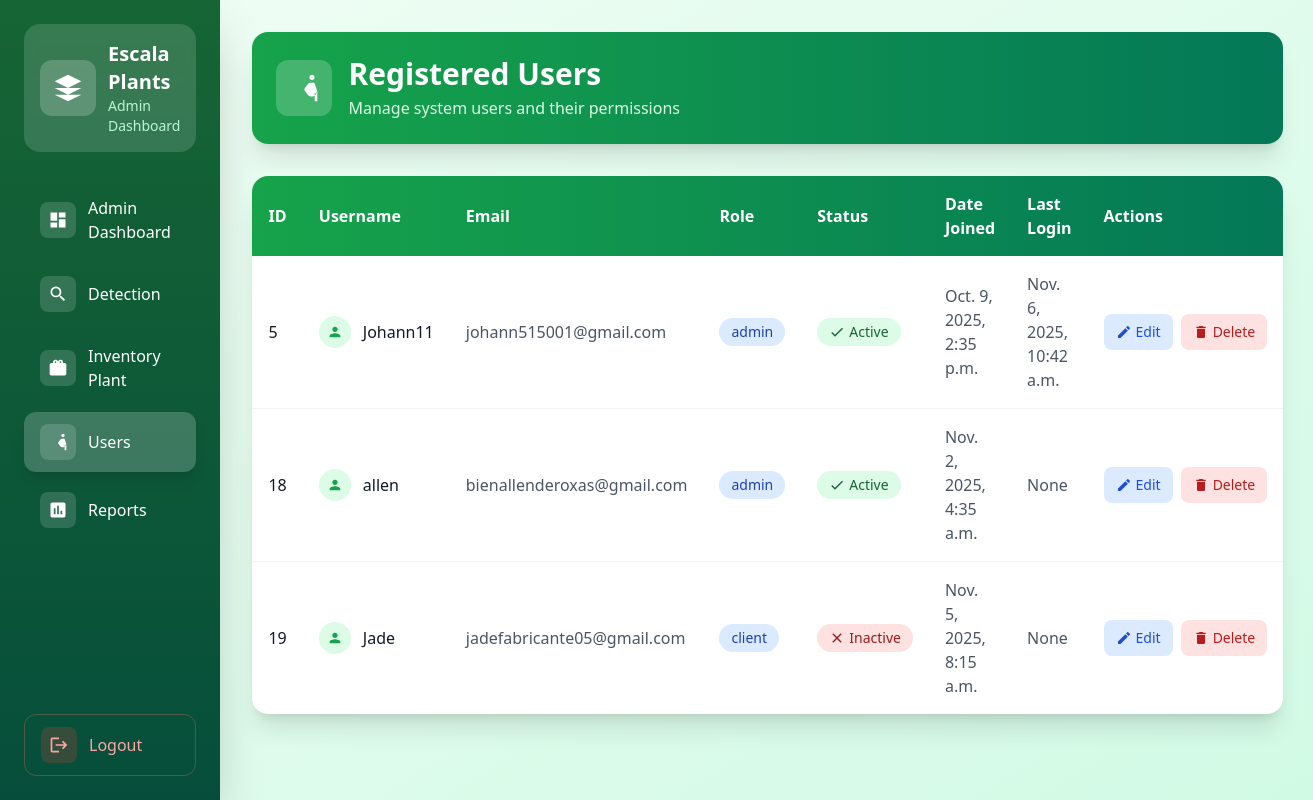
Before: /users/ with the older database file.
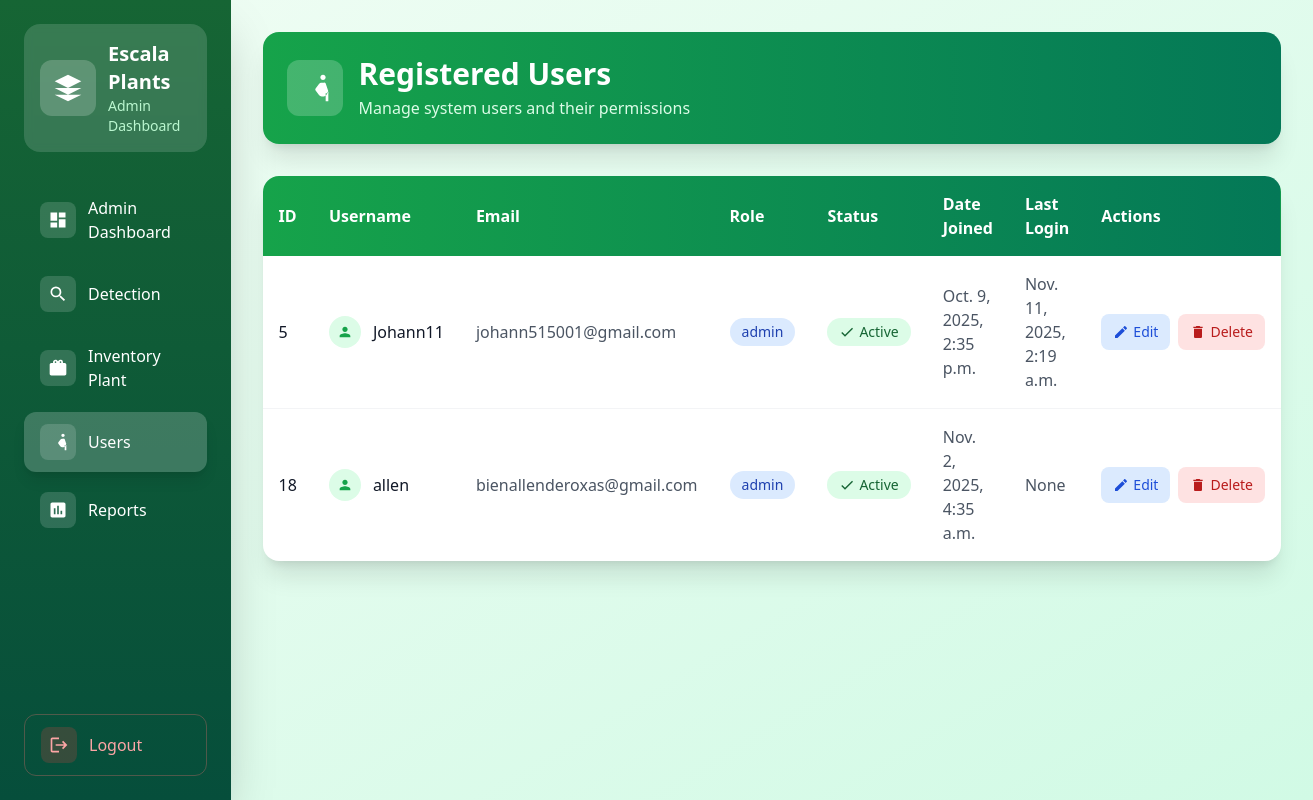
After: the same page with the newer database file.
### dashboard/models.py (models this page shows)
class CustomUser(AbstractUser):
    ROLE_CHOICES = (
        ('admin', 'Admin'),
        ('client', 'Client'),
    )
    email = models.EmailField(unique=True)  # Make email required and unique
    role = models.CharField(max_length=10, choices=ROLE_CHOICES, default='client')
    USERNAME_FIELD = 'email'  # Use email for authentication
    REQUIRED_FIELDS = ['username']  # Keep username but not required for login

### dashboard/views.py (the view)
# urls.py: path('users/', user_list, name='user_list'),
def user_list(request):
    if request.method == "POST" and "delete_user_id" in request.POST:
        user_id = request.POST["delete_user_id"]
        user = get_object_or_404(CustomUser, id=user_id)
        user.delete()
        messages.success(request, "User deleted successfully!")
        return redirect("user_list")
    users = CustomUser.objects.all()
    return render(request, "dashboard/user_list.html", {"users": users})

### dashboard/templates/dashboard/user_list.html (shortened to what this page needs)
{% load static %}
<!DOCTYPE html>
<html lang="en">
<head>
  <script src="https://cdn.tailwindcss.com"></script>
</head>
<body class="bg-gradient-to-br from-green-50 to-emerald-100 min-h-screen">
<div class="flex flex-col lg:flex-row min-h-screen">
  <aside id="sidebar" class="bg-gradient-to-b from-green-800 to-emerald-900 text-white w-full lg:w-80 h-auto lg:h-screen p-6 flex-col justify-between hidden lg:flex shadow-2xl">
    <div>
      <div class="bg-white bg-opacity-15 rounded-2xl p-4 mb-8 backdrop-blur-sm">
        <div class="flex items-center space-x-3">
          <div class="bg-white bg-opacity-20 p-3 rounded-xl">
            <svg class="w-8 h-8 text-white" fill="currentColor" viewBox="0 0 24 24">
              <path d="M12 2L2 7l10 5 10-5-10-5zM2 17l10 5 10-5M2 12l10 5 10-5"/>
            </svg>
          </div>
          <div>
            <h1 class="text-xl font-bold">Escala Plants</h1>
            <p class="text-green-200 text-sm">Admin Dashboard</p>
          </div>
        </div>
      </div>
      <nav class="space-y-2">
        <a href="{% url 'admin_dashboard' %}" class="flex items-center py-3 px-4 rounded-xl transition-all duration-200 {% if request.path == '/admin_dashboard/' %}bg-white bg-opacity-20 shadow-lg{% else %}hover:bg-white hover:bg-opacity-10{% endif %}">
          <div class="bg-white bg-opacity-15 p-2 rounded-lg mr-3">
            <svg class="w-5 h-5" fill="currentColor" viewBox="0 0 24 24">
              <path d="M3 13h8V3H3v10zm0 8h8v-6H3v6zm10 0h8V11h-8v10zm0-18v6h8V3h-8z"/>
            </svg>
          </div>
          <span class="font-medium">Admin Dashboard</span>
        </a>
        <a href="{% url 'detector' %}" class="flex items-center py-3 px-4 rounded-xl transition-all duration-200 {% if request.path == '/detector/' %}bg-white bg-opacity-20 shadow-lg{% else %}hover:bg-white hover:bg-opacity-10{% endif %}">
          <div class="bg-white bg-opacity-15 p-2 rounded-lg mr-3">
            <svg class="w-5 h-5" fill="currentColor" viewBox="0 0 24 24">
              <path d="M9.5 3A6.5 6.5 0 0 1 16 9.5c0 1.61-.59 3.09-1.56 4.23l.27.27h.79l5 5-1.5 1.5-5-5v-.79l-.27-.27A6.516 6.516 0 0 1 9.5 16 6.5 6.5 0 0 1 3 9.5 6.5 6.5 0 0 1 9.5 3m0 2C7 5 5 7 5 9.5S7 14 9.5 14 14 12 14 9.5 12 5 9.5 5z"/>
            </svg>
          </div>
          <span class="font-medium">Detection</span>
        </a>
        <a href="{% url 'inventory' %}" class="flex items-center py-3 px-4 rounded-xl transition-all duration-200 {% if request.path == '/inventory/' %}bg-white bg-opacity-20 shadow-lg{% else %}hover:bg-white hover:bg-opacity-10{% endif %}">
          <div class="bg-white bg-opacity-15 p-2 rounded-lg mr-3">
          </div>
          <span class="font-medium">Inventory Plant</span>
        </a>
        <a href="{% url 'user_list' %}" class="flex items-center py-3 px-4 rounded-xl transition-all duration-200 {% if request.path == '/users/' %}bg-white bg-opacity-20 shadow-lg{% else %}hover:bg-white hover:bg-opacity-10{% endif %}">
          <div class="bg-white bg-opacity-15 p-2 rounded-lg mr-3">
            <svg class="w-5 h-5" fill="currentColor" viewBox="0 0 24 24">
              <path d="M16 4c0-1.11.89-2 2-2s2 .89 2 2-.89 2-2 2-2-.89-2-2zm4 18v-6h2.5l-2.54-7.63A1.5 1.5 0 0 0 18.54 8H17c-.8 0-1.54.37-2.01.99l-2.54 3.38c-.35.47-.35 1.1 0 1.58l2.54 3.38c.47.62 1.21.99 2.01.99h1.54c.8 0 1.54-.37 2.01-.99L22 14v8h-2z"/>
            </svg>
          </div>
          <span class="font-medium">Users</span>
        </a>
        <a href="{% url 'reports' %}" class="flex items-center py-3 px-4 rounded-xl transition-all duration-200 {% if request.path == '/reports/' %}bg-white bg-opacity-20 shadow-lg{% else %}hover:bg-white hover:bg-opacity-10{% endif %}">
          <div class="bg-white bg-opacity-15 p-2 rounded-lg mr-3">
            <svg class="w-5 h-5" fill="currentColor" viewBox="0 0 24 24">
              <path d="M19 3H5c-1.1 0-2 .9-2 2v14c0 1.1.9 2 2 2h14c1.1 0 2-.9 2-2V5c0-1.1-.9-2-2-2zM9 17H7v-7h2v7zm4 0h-2V7h2v10zm4 0h-2v-4h2v4z"/>
            </svg>
          </div>
          <span class="font-medium">Reports</span>
        </a>
      </nav>
    </div>
    <div class="mt-8">
      <a href="{% url 'logout' %}" class="flex items-center py-3 px-4 rounded-xl transition-all duration-200 hover:bg-red-600 hover:bg-opacity-20 border border-red-400 border-opacity-30">
        <div class="bg-red-500 bg-opacity-20 p-2 rounded-lg mr-3">
          <svg class="w-5 h-5 text-red-300" fill="currentColor" viewBox="0 0 24 24">
            <path d="M17 7l-1.41 1.41L18.17 11H8v2h10.17l-2.58 2.59L17 17l5-5zM4 5h8V3H4c-1.1 0-2 .9-2 2v14c0 1.1.9 2 2 2h8v-2H4V5z"/>
          </svg>
        </div>
        <span class="font-medium text-red-300">Logout</span>
      </a>
    </div>
  </aside>
  <main class="flex-1 p-6 lg:p-8">
    <div class="bg-gradient-to-r from-green-600 to-emerald-700 text-white p-6 rounded-2xl shadow-xl mb-8">
      <div class="flex items-center space-x-4">
        <div class="bg-white bg-opacity-20 p-3 rounded-xl">
          <svg class="w-8 h-8" fill="currentColor" viewBox="0 0 24 24">
            <path d="M16 4c0-1.11.89-2 2-2s2 .89 2 2-.89 2-2 2-2-.89-2-2zm4 18v-6h2.5l-2.54-7.63A1.5 1.5 0 0 0 18.54 8H17c-.8 0-1.54.37-2.01.99l-2.54 3.38c-.35.47-.35 1.1 0 1.58l2.54 3.38c.47.62 1.21.99 2.01.99h1.54c.8 0 1.54-.37 2.01-.99L22 14v8h-2z"/>
          </svg>
        </div>
        <div>
          <h2 class="text-2xl lg:text-3xl font-bold">Registered Users</h2>
          <p class="text-green-100 mt-1">Manage system users and their permissions</p>
        </div>
      </div>
    </div>
    <div class="bg-white rounded-2xl shadow-xl overflow-hidden">
      <div class="overflow-x-auto">
        <table class="min-w-full">
          <thead>
            <tr class="bg-gradient-to-r from-green-600 to-emerald-700 text-white">
              <th class="p-4 text-left font-semibold">ID</th>
              <th class="p-4 text-left font-semibold">Username</th>
              <th class="p-4 text-left font-semibold">Email</th>
              <th class="p-4 text-left font-semibold">Role</th>
              <th class="p-4 text-left font-semibold">Status</th>
              <th class="p-4 text-left font-semibold">Date Joined</th>
              <th class="p-4 text-left font-semibold">Last Login</th>
              <th class="p-4 text-left font-semibold">Actions</th>
            </tr>
          </thead>
          <tbody class="divide-y divide-gray-100">
            {% for user in users %}
            <tr class="hover:bg-green-50 transition-colors duration-200">
              <td class="p-4 font-medium text-gray-900">{{ user.id }}</td>
              <td class="p-4">
                <div class="flex items-center space-x-3">
                  <div class="bg-green-100 p-2 rounded-full">
                    <svg class="w-4 h-4 text-green-600" fill="currentColor" viewBox="0 0 24 24">
                      <path d="M12 12c2.21 0 4-1.79 4-4s-1.79-4-4-4-4 1.79-4 4 1.79 4 4 4zm0 2c-2.67 0-8 1.34-8 4v2h16v-2c0-2.66-5.33-4-8-4z"/>
                    </svg>
                  </div>
                  <span class="font-medium text-gray-900">{{ user.username }}</span>
                </div>
              </td>
              <td class="p-4 text-gray-600">{{ user.email }}</td>
              <td class="p-4">
                <span class="inline-flex items-center px-3 py-1 rounded-full text-sm font-medium bg-blue-100 text-blue-800">
                  {{ user.role }}
                </span>
              </td>
              <td class="p-4">
                {% if user.is_active %}
                  <span class="inline-flex items-center px-3 py-1 rounded-full text-sm font-medium bg-green-100 text-green-800">
                    <svg class="w-4 h-4 mr-1" fill="currentColor" viewBox="0 0 24 24">
                      <path d="M9 16.17L4.83 12l-1.42 1.41L9 19 21 7l-1.41-1.41z"/>
                    </svg>
                    Active
                  </span>
                {% else %}
                  <span class="inline-flex items-center px-3 py-1 rounded-full text-sm font-medium bg-red-100 text-red-800">
                    <svg class="w-4 h-4 mr-1" fill="currentColor" viewBox="0 0 24 24">
                      <path d="M19 6.41L17.59 5 12 10.59 6.41 5 5 6.41 10.59 12 5 17.59 6.41 19 12 13.41 17.59 19 19 17.59 13.41 12z"/>
                    </svg>
                    Inactive
                  </span>
                {% endif %}
              </td>
              <td class="p-4 text-gray-600">{{ user.date_joined }}</td>
              <td class="p-4 text-gray-600">{{ user.last_login }}</td>
              <td class="p-4">
                <div class="flex space-x-2">
                  <a href="{% url 'update_user' user.id %}" class="inline-flex items-center px-3 py-2 rounded-lg text-sm font-medium bg-blue-100 text-blue-700 hover:bg-blue-200 transition-colors duration-200">
                    <svg class="w-4 h-4 mr-1" fill="currentColor" viewBox="0 0 24 24">
                      <path d="M3 17.25V21h3.75L17.81 9.94l-3.75-3.75L3 17.25zM20.71 7.04c.39-.39.39-1.02 0-1.41l-2.34-2.34c-.39-.39-1.02-.39-1.41 0l-1.83 1.83 3.75 3.75 1.83-1.83z"/>
                    </svg>
                    Edit
                  </a>
                  <form method="POST" class="inline-block" onsubmit="return confirmDelete();">
                    <button type="submit" class="inline-flex items-center px-3 py-2 rounded-lg text-sm font-medium bg-red-100 text-red-700 hover:bg-red-200 transition-colors duration-200">
                      <svg class="w-4 h-4 mr-1" fill="currentColor" viewBox="0 0 24 24">
                        <path d="M6 19c0 1.1.9 2 2 2h8c1.1 0 2-.9 2-2V7H6v12zM19 4h-3.5l-1-1h-5l-1 1H5v2h14V4z"/>
                      </svg>
                      Delete
                    </button>
                  </form>
                </div>
              </td>
            </tr>
            {% endfor %}
          </tbody>
        </table>
      </div>
    </div>
  </main>
</div>
</body>
</html>

Changed rows visible on the page:
removed CustomUser: id "19", username "Jade", email "jadefabricante05@gmail.com", role "client", is_active False (drawn), date_joined "Nov. 5, 2025, 8:15 a.m.", last_login "None"
changed CustomUser "Johann11": last_login "Nov. 6, 2025, 10:42 a.m." → "Nov. 11, 2025, 2:19 a.m."
